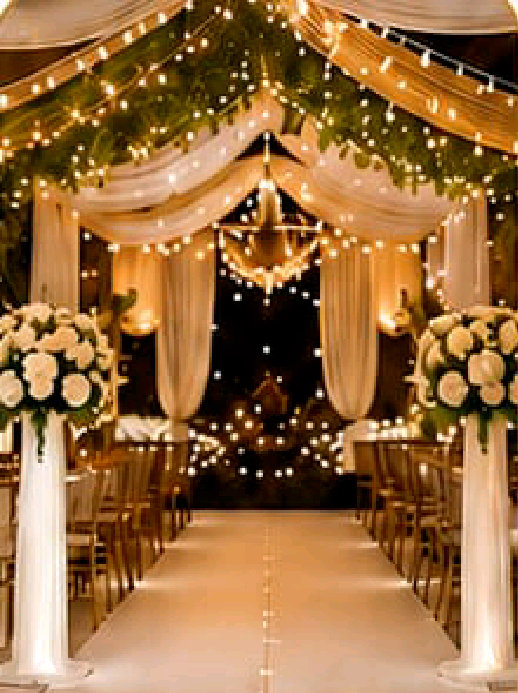
#> input picture assets/decor.jpg, 518 x 693 px, given in place of WhatsApp Image 2026-10-22 at 10.01.55 PM.jpeg, which was not available
$ python import-customer-photos.py ../assets
#> lines starting #> are read from the running program, lines starting #| are printed output that depends on the picture
"""Convert the customer's WhatsApp photos into site WebP files.

Round 1 (2026-10-23): real set-up photos replace blurry stock images and feed the hero tiles.
Input:  the folder the customer's photos were saved to (WhatsApp Image 2026-10-22 at ....jpeg)
Output: public/images/<path>.webp
Usage:  python -I scripts/import-customer-photos.py "C:/Users/Mohd Azimullah/Downloads/milan group img"
"""
import sys
from pathlib import Path
from PIL import Image

ROOT = Path(__file__).resolve().parent.parent
OUT = ROOT / "public" / "images"
MAX_W = 1600
MIN_W = 800
MIN_W_HERO = 540  # hero tiles render at most ~210 CSS px wide

P = "WhatsApp Image 2026-10-22 at "

# (source, output under public/images without extension, aspect, focus (x, y) as 0–1, trim from bottom in px)
JOBS = [
    (P + "10.01.55 PM.jpeg", "home/hero-tents", "3:4", (0.55, 0.5), 0),
    (P + "10.02.12 PM (1).jpeg", "home/hero-tables", "3:4", (0.55, 0.5), 0),
    (P + "9.56.57 PM (1).jpeg", "home/hero-decor", "3:4", (0.5, 0.5), 0),
    (P + "9.52.52 PM.jpeg", "products/super-structure-1", "orig", (0.5, 0.5), 75),
    (P + "9.56.56 PM.jpeg", "products/super-structure-2", "4:3", (0.5, 0.5), 0),
    (P + "9.56.57 PM.jpeg", "products/super-structure-3", "4:3", (0.5, 0.5), 0),
    (P + "9.53.26 PM.jpeg", "items/t-gazebo", "4:3", (0.5, 0.45), 160),
    (P + "10.02.12 PM.jpeg", "items/t-pandal", "4:3", (0.5, 0.5), 0),
    (P + "10.02.11 PM.jpeg", "items/f-banquet-tables", "4:3", (0.5, 0.55), 0),
    (P + "9.58.05 PM.jpeg", "home/real-german-hanger", "4:3", (0.5, 0.5), 0),
    (P + "10.01.52 PM.jpeg", "home/real-tent-interior", "4:3", (0.5, 0.5), 0),
    (P + "10.01.54 PM.jpeg", "home/real-palace-tent", "4:3", (0.5, 0.5), 0),
    (P + "10.02.11 PM (1).jpeg", "home/real-entrance-gate", "4:3", (0.5, 0.5), 0),
    (P + "10.02.13 PM (1).jpeg", "home/real-chair-rows", "4:3", (0.5, 0.5), 0),
    (P + "10.02.13 PM.jpeg", "home/real-hall-seating", "4:3", (0.5, 0.5), 0),
    (P + "9.56.55 PM.jpeg", "home/real-hall-tent", "4:3", (0.5, 0.5), 0),
    (P + "9.56.56 PM (1).jpeg", "home/real-lawn-tent", "4:3", (0.5, 0.5), 0),
    (P + "9.58.06 PM.jpeg", "home/real-night-decor", "4:3", (0.5, 0.5), 0),
]


def crop_to(img: Image.Image, aspect: str, focus: tuple[float, float]) -> Image.Image:
    if aspect == "orig":
        return img
    aw, ah = (int(n) for n in aspect.split(":"))
    w, h = img.size
    if w / h > aw / ah:  # too wide: cut the sides
        cw, ch = round(h * aw / ah), h
    else:  # too tall: cut top/bottom
        cw, ch = w, round(w * ah / aw)
    left = min(max(round(focus[0] * w - cw / 2), 0), w - cw)
    top = min(max(round(focus[1] * h - ch / 2), 0), h - ch)
    return img.crop((left, top, left + cw, top + ch))


def main(src_dir: Path) -> None:
    for src, out, aspect, focus, trim in JOBS:
        img = Image.open(src_dir / src).convert("RGB")
#> img is the input picture: PIL image 518x693 RGB; mean R, G, B 152.2, 108.3, 63.4
        if trim:
            img = img.crop((0, 0, img.width, img.height - trim))
        img = crop_to(img, aspect, focus)
#> in crop_to, `return img.crop((left, top, left + cw, top + ch))`:
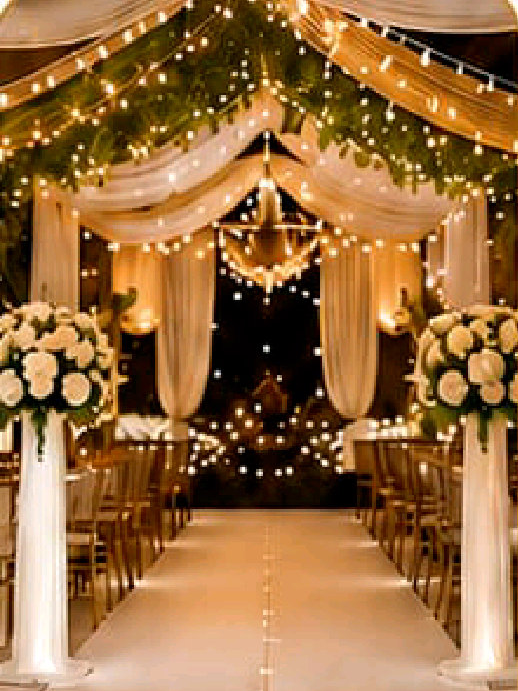
#> returned value: PIL image 518x691 RGB; mean R, G, B 152, 108.1, 63.2
        floor = MIN_W_HERO if out.startswith("home/hero-") else MIN_W
        if img.width < floor:
            print(f"SKIP {out}: {img.width}px wide, below {floor}px")
#| SKIP home/hero-tents: 518px wide, below 540px
            continue
        if img.width > MAX_W:
            img = img.resize((MAX_W, round(img.height * MAX_W / img.width)), Image.LANCZOS)
        dest = OUT / f"{out}.webp"
        dest.parent.mkdir(parents=True, exist_ok=True)
        img.save(dest, "WEBP", quality=85)
        print(f"ok   {out}: {img.width}x{img.height}")
#> pass 2 of the loop in main, `for src, out, aspect, focus, trim in JOBS:`:
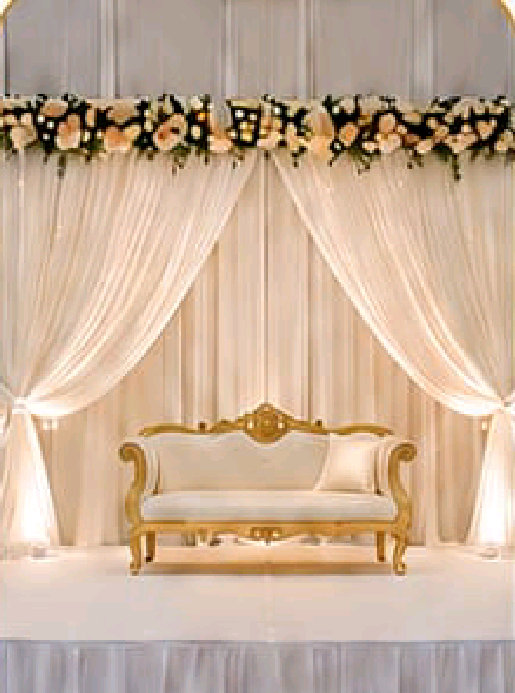
#> input picture assets/stage.jpg, 515 x 693 px, given in place of WhatsApp Image 2026-10-22 at 10.02.12 PM (1).jpeg, which was not available
#> in main, img is the input picture: PIL image 515x693 RGB; mean R, G, B 201.3, 175.7, 153.5
#> in crop_to (call 2), `return img.crop((left, top, left + cw, top + ch))`:
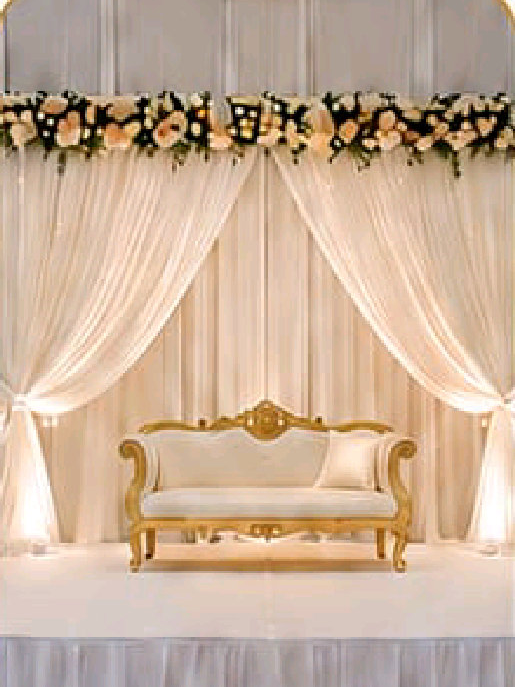
#> returned value: PIL image 515x687 RGB; mean R, G, B 201.6, 175.9, 153.5
#| SKIP home/hero-tables: 515px wide, below 540px


if __name__ == "__main__":
#> (the run stopped early here; a loop or call above may not have finished)
